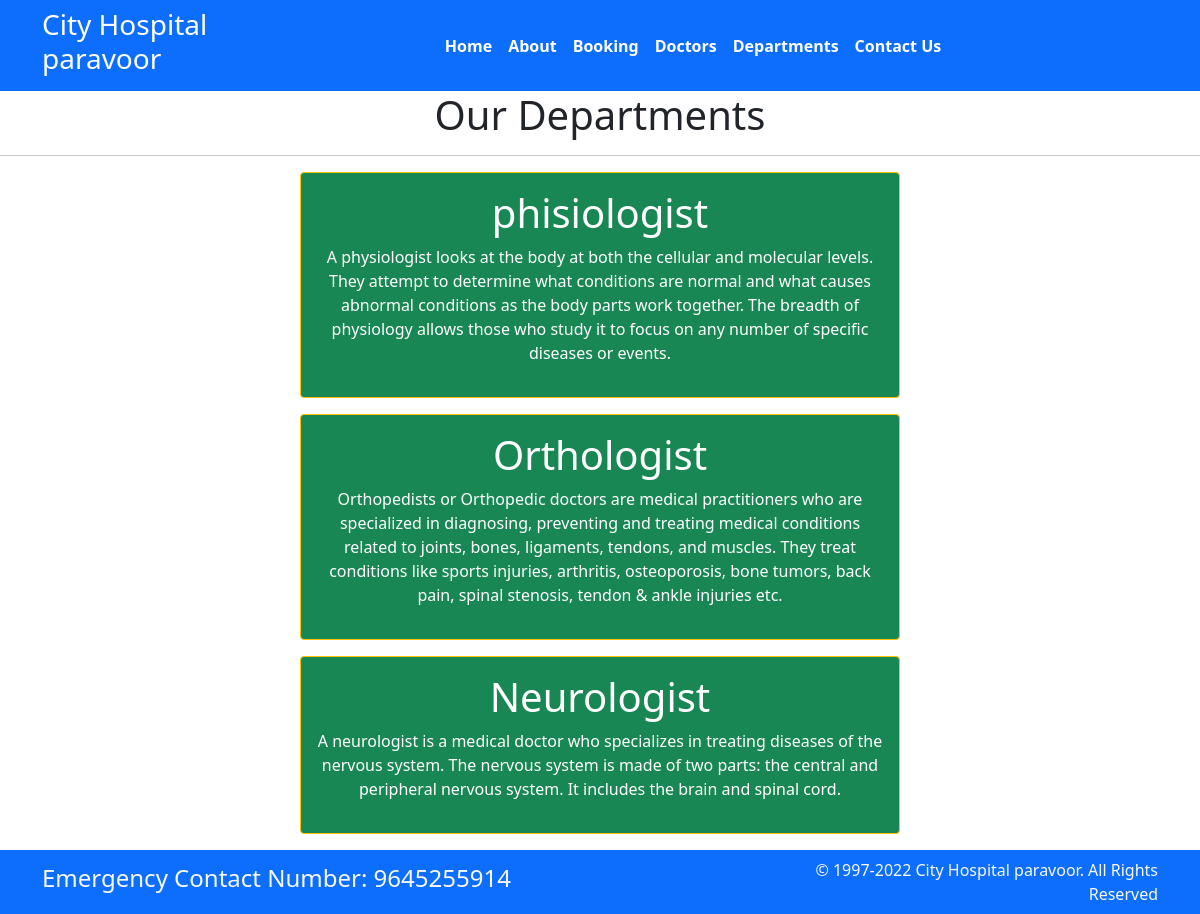
Page /department/ on the committed database.
### homeapp/models.py (models this page shows, shortened)
class Departments(models.Model):
    dep_name = models.CharField(max_length=100)
    dep_decription = models.TextField()

### homeapp/views.py (the view)
# urls.py: path('department/',views.department,name='department'),
def department(request):
    dict_dept={
        'dept':Departments.objects.all
    }
    return render(request,'departmentpage.html',dict_dept)

### template/departmentpage.html (shortened to what this page needs)
{% extends 'base.html' %}
{% block content%}
<h1 class="text-center"> Our Departments </h1>
<hr>
{% for d in dept %}
<div class="mx-auto w-50 bg-success text-center text-white p-3 my-3 border border-warning rounded">
    <h1>{{d.dep_name}}</h1>
    <p>{{d.dep_decription}}</p>
</div>
{% endfor %}
{% endblock %}

### template/base.html (shortened to what this page needs)
{% load static %}
<html>
<head>
  <link rel="stylesheet" href=" https://cdn.jsdelivr.net/npm/bootstrap@5.1.3/dist/css/bootstrap.min.css ">
  <link rel="stylesheet" href="https://use.fontawesome.com/releases/v5.2.0/css/all.css">
  <link rel="stylesheet" href="{% static '/css/style.css'%}">
</head>
<body>
  <nav class="navbar bg-primary navbar-expand-md ">
    <div class="container">
      <div class="col-2 text-left pl-md-0">
        <h3 class="text-white"> City Hospital paravoor </h3>
      </div>
      <div class="collapse navbar-collapse justify-content-center col-md-8 navbar-collapse-3">
        <ul class="navbar-nav justify-content-center  fw-bold">
          <li class="nav-item">
            <a class="nav-link text-white" href="{% url 'index' %}">Home</a>
          </li>
          <li class="nav-item">
            <a class="nav-link text-white" href="{% url 'about' %}">About</a>
          </li>
          <li class="nav-item">
            <a class="nav-link text-white" href="{% url 'booking' %}">Booking</a>
          </li>
          <li class="nav-item">
            <a class="nav-link text-white" href="{% url 'doctor' %}">Doctors</a>
          </li>
          <li class="nav-item">
            <a class="nav-link text-white" href="{% url 'department' %}">Departments</a>
          </li>
          <li class="nav-item">
            <a class="nav-link text-white" href="{% url 'contact' %}">Contact Us</a>
          </li>
        </ul>
      </div>
    </div>
  </nav>
  {% block content%}{% endblock %}
  <section class="">
    <footer class="pt-2 pb-2  bg-primary text-light">
      <div class="container">
        <div class="row align-items-center">
          <div class="col-12 col-md-8">
            <h4>Emergency Contact Number: 9645255914</h4>
          </div>
          <div class="col-12 col-md-4 mt-4 mt-md-0 text-center text-md-end">
            © 1997-2022 City Hospital paravoor. All Rights Reserved
          </div>
        </div>
      </div>
    </footer>
  </section>
</body>
</html>

### rows in the picture
Departments: dep_name "phisiologist", dep_decription "A physiologist looks at the body at both the cellular and molecular levels. They attempt to determine what conditions are normal and what causes abnormal conditions as the body parts work together. The breadth of physiology allows those who study it to focus on any number of specific diseases or events."
Departments: dep_name "Orthologist", dep_decription "Orthopedists or Orthopedic doctors are medical practitioners who are specialized in diagnosing, preventing and treating medical conditions related to joints, bones, ligaments, tendons, and muscles. They treat conditions like sports injuries, arthritis, osteoporosis, bone tumors, back pain, spinal stenosis, tendon & ankle injuries etc."
Departments: dep_name "Neurologist", dep_decription "A neurologist is a medical doctor who specializes in treating diseases of the nervous system. The nervous system is made of two parts: the central and peripheral nervous system. It includes the brain and spinal cord."
